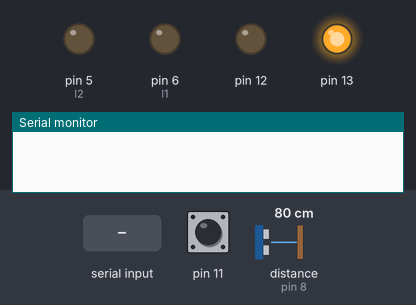
Bench run of a sketch on a simulated Arduino Uno, built with avr-gcc and run on an emulated ATmega328P. Parts: output pins drawn as LEDs (lit = HIGH), the last lines printed to the serial monitor. Dashed ring = blinking. The test bench sets the inputs (shaded band); at power-on: pin 11 HIGH, distance to the obstacle (sensor on pin 8) 80 cm. The echo pulse lasts 58.3 µs per cm; pins used as bus, display or sensor lines are not drawn.

Above: at 1.2 s.
1.3 s: pin 11 pulled LOW for 1 s
At 3.5 s:
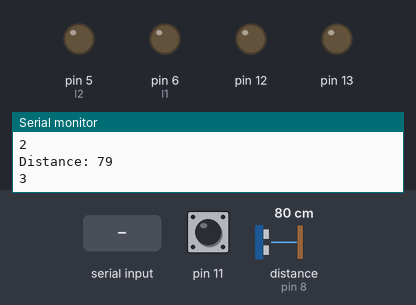
3.8 s: "forward" received over Serial
At 4.25 s:
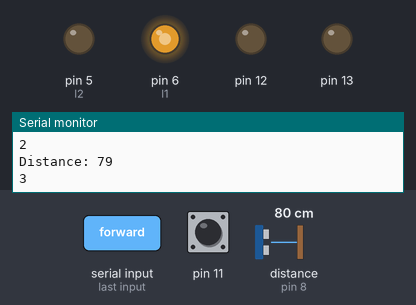
5.8 s: "backward" received over Serial
At 6.3 s:
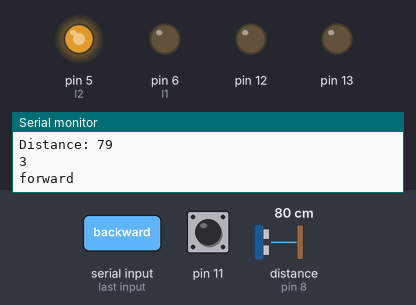
7.9 s: "right" received over Serial
At 9.5 s:
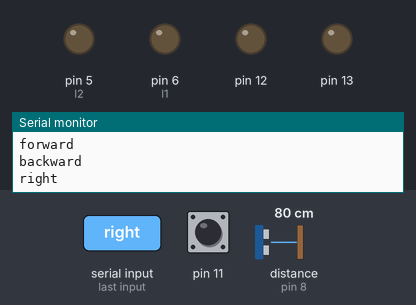
9.8 s: pin 11 pulled LOW for 1 s
At 11.4 s:
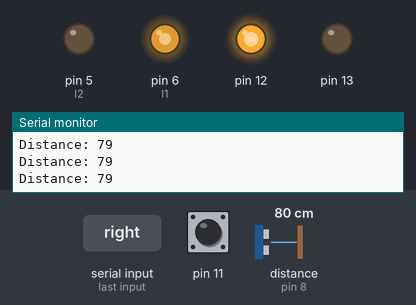
13.8 s: distance to the obstacle (sensor on pin 8) set to 15 cm
16.8 s: distance to the obstacle (sensor on pin 8) set to 12 cm
At 17.4 s:
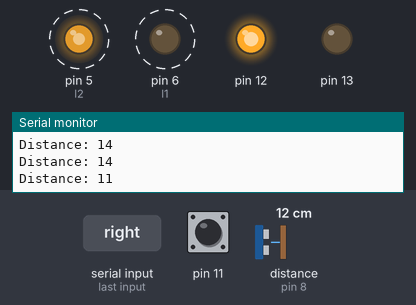
Timing chart, 0 to 20.8 s (numbered marks = the images above; inputs shaded):
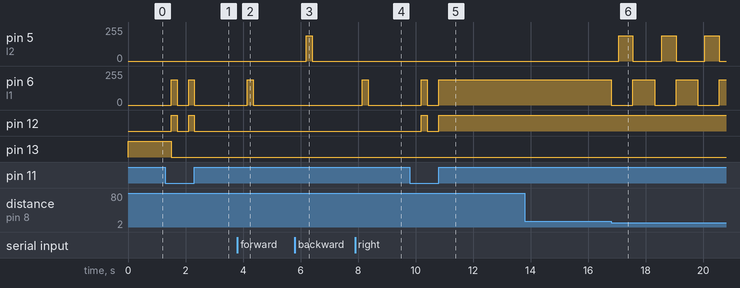

The sketch:

Mini_Bot.ino
```cpp
int r1 = 9;
int r2 = 10;
int l1 = 6;
int l2 = 5;
const int trigPin = 7;
const int echoPin = 8;
long duration;
int distance;
String readString;
int a=1;
void setup(){
  pinMode(11,INPUT_PULLUP);
  pinMode(12,OUTPUT);
  pinMode(13,OUTPUT);
  pinMode(r1,OUTPUT);
  pinMode(r2,OUTPUT);
  pinMode(l1,OUTPUT);
  pinMode(l2,OUTPUT);
  pinMode(trigPin, OUTPUT);
  pinMode(echoPin, INPUT);
  Serial.begin(9600);
}

void forward() {
analogWrite(r1,190);
digitalWrite(r2,0);
analogWrite(l1,190);
digitalWrite(l2,0);
}

void backward() {
digitalWrite(r1,0);
analogWrite(r2,190);
digitalWrite(l1,0);
analogWrite(l2,190);
}

void left() {
analogWrite(r1,190);
digitalWrite(r2,0);
digitalWrite(l1,0);
digitalWrite(l2,0);
}

void right() {
digitalWrite(r1,0);
digitalWrite(r2,0);
analogWrite(l1,190);
digitalWrite(l2,0);
}

void brake() {
digitalWrite(r1,0);
digitalWrite(r2,0);
digitalWrite(l1,0);
digitalWrite(l2,0);
}

void dist() {
digitalWrite(trigPin, LOW);
delayMicroseconds(2);
digitalWrite(trigPin, HIGH);
delayMicroseconds(10);
digitalWrite(trigPin, LOW);
duration = pulseIn(echoPin, HIGH);
distance= duration*0.034/2;
Serial.print("Distance: ");
Serial.println(distance);
}

void bluetooth()
{
  while(Serial.available())
    {
      delay(50);
      char c=Serial.read();
      readString+=c;
    }
    if(readString.length()>0)
    {
      if(readString=="forward"){
        forward();
        delay(200);
      }
      else if(readString=="backward"){
        backward();
        delay(200);
      }
      else if(readString=="left"){
        left();
        delay(200);
      }
      else  if(readString=="right"){
        right();
        delay(200);
      }
      else if(readString=="stop"){
        brake();
      }
      Serial.println(readString);
      readString="";
    }
}

void loop() {
  if(digitalRead(11)==LOW)
  {
    a++;
    Serial.println(a);
    delay(200);
  }
  if(a==1){
    digitalWrite(13,HIGH);
    digitalWrite(12,LOW);
    brake();
  }
  else if(a==2){
    digitalWrite(13,LOW);
    digitalWrite(12,HIGH);
    dist();
    if(distance<=12)
    {
      brake();
      delay(250);
      backward();
      delay(500);
      right();
      delay(750);
      brake();
    }
    else{
      forward();
    }
  }
  else if(a==3){
    digitalWrite(13,LOW);
    digitalWrite(12,LOW);
    brake();
    bluetooth();
  }
  else{
    brake();
    a=1;
  }
}
```

Measured:
- the behaviour switches between 14 and 13 cm on distance to the obstacle (sensor on pin 8) (found by bisection; images 5 and 6)
- after the input at 1.3 s, pin 6 (l1): alternates 190/255 for 0.20 s and 0/255 for 0.41 s, 4 changes in all, then stays 0/255, starting after 0.21 s; pin 12: alternates HIGH for 0.21 s and LOW for 0.40 s, 4 changes in all, then stays LOW, starting after 0.20 s; pin 13: HIGH → LOW after 0.20 s
- after the input at 3.8 s, pin 6 (l1): 0/255 → 190/255 after 0.35 s, → 0/255 0.20 s later
- after the input at 5.8 s, pin 5 (l2): 0/255 → 190/255 after 0.40 s, → 0/255 0.20 s later
- after the input at 7.9 s, pin 6 (l1): 0/255 → 190/255 after 0.25 s, → 0/255 0.20 s later
- after the input at 9.8 s, pin 6 (l1): 0/255 → 190/255 after 0.41 s, → 0/255 0.20 s later, → 190/255 0.41 s later; pin 12: LOW → HIGH after 0.40 s, → LOW 0.21 s later, → HIGH 0.40 s later
- after the input at 16.8 s, pin 5 (l2): alternates 190/255 for 0.50 s and 0/255 for 1.0 s, starting after 0.27 s; pin 6 (l1): alternates 190/255 for 0.75 s and 0/255 for 0.75 s, starting at once
